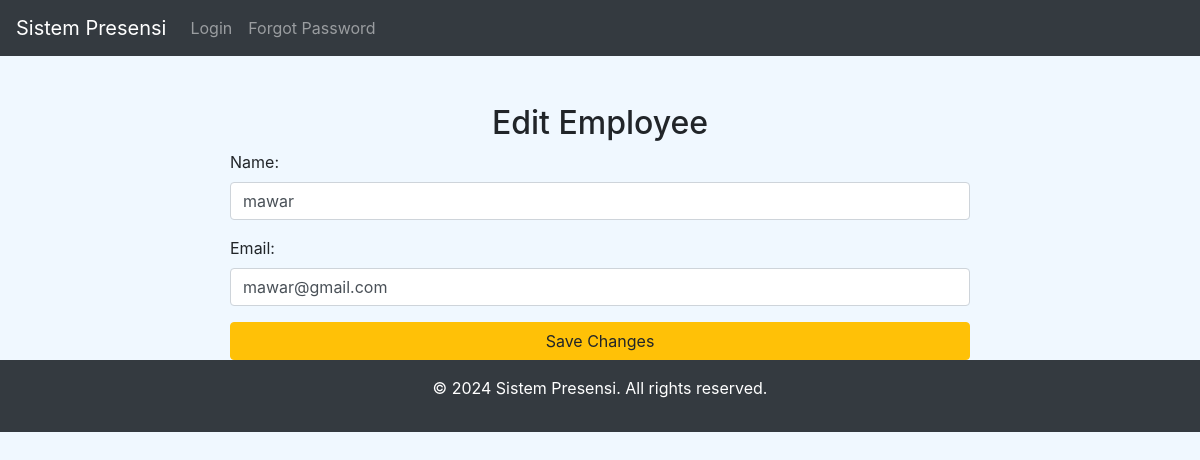
Before: /edit_employee/1 (signed in) with the older database file.
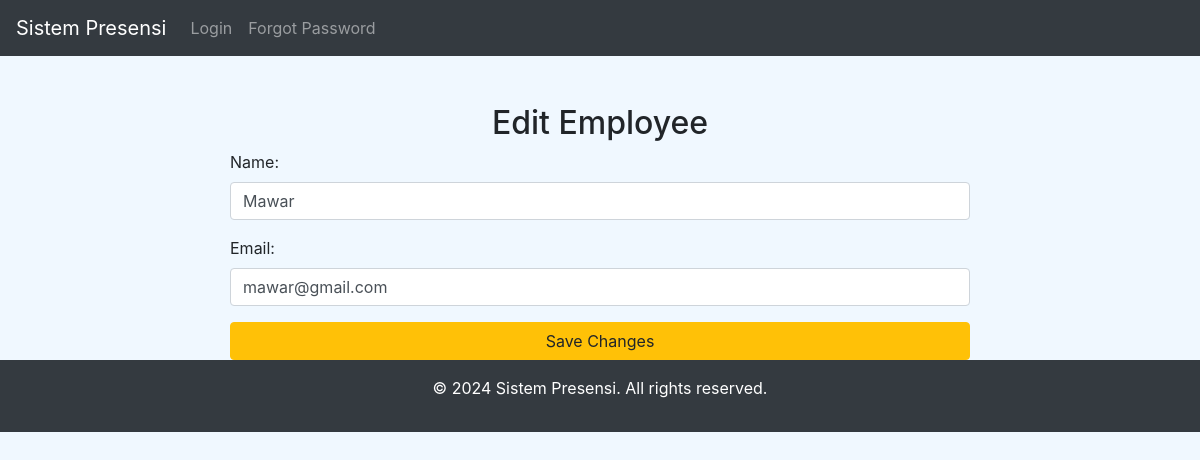
After: the same page with the newer database file.
### app/models.py (models this page shows)
class Employee(db.Model):
    __tablename__ = 'employees'
    id = db.Column(db.Integer, primary_key=True, autoincrement=True)
    name = db.Column(db.String(255), nullable=False)
    gender = db.Column(db.String(6), nullable=False)
    photo_profile = db.Column(db.Text)
    email = db.Column(db.String(255), nullable=False, unique=True)
    phone_number = db.Column(db.String(15), nullable=False)
    password = db.Column(db.String(255), nullable=False)
    user_id = db.Column(db.Integer, db.ForeignKey('users.id'), nullable=False)
    user = db.relationship('User', back_populates='employees')
    attendances = db.relationship('Attendance', back_populates='employee', lazy=True, cascade="all, delete-orphan")

### app/routes/admin_routes.py (the view, shortened to what this page needs)
@admin_bp.route('/edit_employee/<int:id>', methods=['GET', 'POST'])
@login_required
def edit_employee(id):
    employee = Employee.query.get_or_404(id)  # Ambil data pegawai berdasarkan ID
    return render_template('admin/edit_employee.html', employee=employee)  # Kembali ke halaman daftar pegawai

### run.py (called while the page is built)
@app.teardown_appcontext
def shutdown_session(exception=None):
    db.session.remove()  # Pastikan session dibersihkan setelah setiap request

### app/templates/admin/edit_employee.html (shortened to what this page needs)
{% extends "layout.html" %}
{% block content %}
<div class="container mt-5">
    <h2 class="text-center">Edit Employee</h2>
    <form action="{{ url_for('admin_bp.edit_employee', id=employee.id) }}" method="POST">
        <div class="form-group">
            <label for="name">Name:</label>
            <input type="text" class="form-control" name="name" value="{{ employee.name }}" required>
        </div>
        <div class="form-group">
            <label for="email">Email:</label>
            <input type="email" class="form-control" name="email" value="{{ employee.email }}" required>
        </div>
        <button type="submit" class="btn btn-warning btn-block">Save Changes</button>
    </form>
</div>
{% endblock %}

Changed rows visible on the page:
changed Employee "mawar@gmail.com": name "mawar" → "Mawar"
